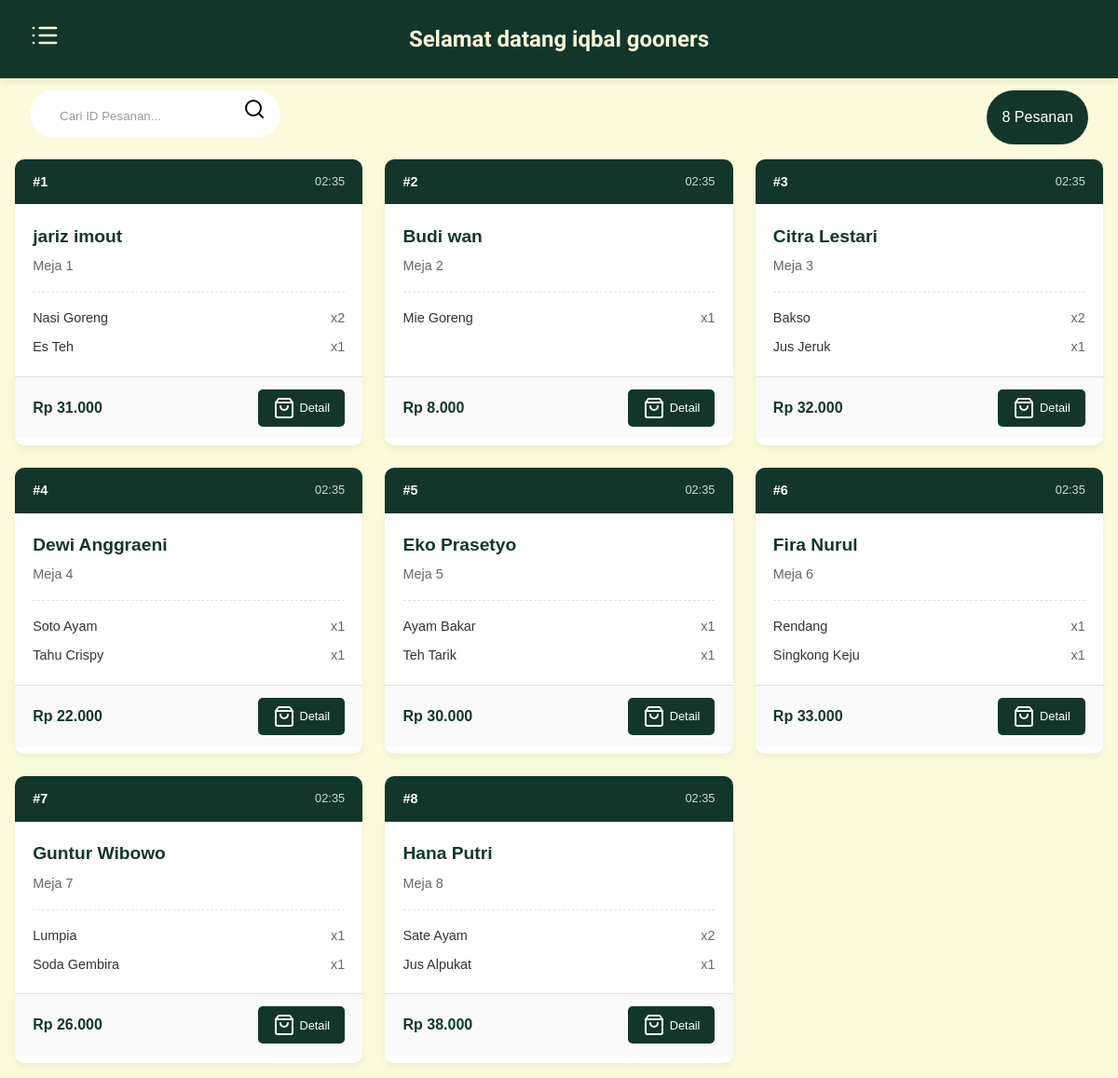
/kasir.php (signed in), run on the app's committed database.
### tables this page shows
CREATE TABLE IF NOT EXISTS pesanan (
  id_pesanan INT AUTO_INCREMENT PRIMARY KEY,
  id_pelanggan INT NOT NULL,
  waktu_pesan TIMESTAMP DEFAULT CURRENT_TIMESTAMP,
  total_harga INT NOT NULL,
  pembayaran ENUM('Cash', 'Qris', 'Transfer') NOT NULL,
  FOREIGN KEY (id_pelanggan) REFERENCES pelanggan(id_pelanggan) ON DELETE CASCADE
);

CREATE TABLE IF NOT EXISTS pelanggan (
  id_pelanggan INT AUTO_INCREMENT PRIMARY KEY,
  nama VARCHAR(100) NOT NULL,
  no_meja INT NOT NULL
);

CREATE TABLE IF NOT EXISTS detail_pesanan (
  id INT AUTO_INCREMENT PRIMARY KEY,
  pesanan_id INT NOT NULL,
  menu_id INT NOT NULL,
  jumlah INT NOT NULL,
  FOREIGN KEY (pesanan_id) REFERENCES pesanan(id_pesanan) ON DELETE CASCADE,
  FOREIGN KEY (menu_id) REFERENCES menu(id_menu) ON DELETE CASCADE
);

CREATE TABLE IF NOT EXISTS menu (
  id_menu INT AUTO_INCREMENT PRIMARY KEY,
  nama VARCHAR(100) NOT NULL,
  kategori ENUM('makanan', 'minuman', 'snack') NOT NULL,
  harga INT NOT NULL,
  gambar VARCHAR(255)
);

### getPesanan.php (called while the page is built, shortened)
<?php
function getPesananAktif() {
    global $koneksi;
    $query = "
        SELECT
            p.id_pesanan,
            p.waktu_pesan,
            p.total_harga,
            p.pembayaran,
            pl.nama AS nama_pelanggan,
            pl.no_meja
        FROM pesanan p
        JOIN pelanggan pl ON p.id_pelanggan = pl.id_pelanggan
        LEFT JOIN history_pesanan hp ON p.id_pesanan = hp.pesanan_id
        WHERE hp.pesanan_id IS NULL
        ORDER BY p.waktu_pesan DESC
    ";
    $result = $koneksi->query($query);
    $pesanan_list = [];
    while ($row = $result->fetch_assoc()) {
        $id_pesanan = $row['id_pesanan'];
        $detail_query = "
            SELECT
                m.nama AS nama_menu,
                dp.jumlah,
                m.gambar,
                m.harga
            FROM detail_pesanan dp
            JOIN menu m ON dp.menu_id = m.id_menu
            WHERE dp.pesanan_id = $id_pesanan
        ";
        $detail_result = $koneksi->query($detail_query);
        $items = [];
        while ($detail = $detail_result->fetch_assoc()) {
            $items[] = [
                'nama_menu' => $detail['nama_menu'],
                'jumlah' => $detail['jumlah'],
                'gambar' => $detail['gambar'],
                'harga' => $detail['harga']
            ];
        }
        $pesanan_list[] = [
            'id' => $row['id_pesanan'],
            'waktu_pesan' => $row['waktu_pesan'],
            'total_harga' => $row['total_harga'],
            'pembayaran' => $row['pembayaran'],
            'nama_pelanggan' => $row['nama_pelanggan'],
            'no_meja' => $row['no_meja'],
            'items' => $items
        ];
    }
    return $pesanan_list;
}
?>

### kasir.php (the view, shortened to what this page needs)
<?php
require 'config.php';
require 'getPesanan.php';
$nama_kasir = $_SESSION['nama_kasir'] ?? $_SESSION['username'];
$pesanan = getPesananAktif();
?>
<!DOCTYPE html>
<html lang="en">
<head>
  <link rel="stylesheet" href="https://cdn.jsdelivr.net/npm/bootstrap-icons@1.11.1/font/bootstrap-icons.css">
  <link rel="stylesheet" href="css/styleKasir.css" />
</head>
<body>
  <nav class="navbar">
    <div class="navbar-menu">
      <a href="#" id="menu"><i data-feather="list"></i></a>
    </div>
    <div class="navbar-user" id="navbar-user">
      <h6>Selamat datang <?php echo htmlspecialchars($nama_kasir); ?></h6>
    </div>
  </nav>
  <main class="main-menu">
    <section class="list-pesanan" id="list-pesanan">
      <div class="pesanan-header">
        <div class="search-box">
          <form action="" method="get">
            <input type="text" id="search-input" placeholder="Cari ID Pesanan..." name="search">
            <button type="submit"><i data-feather="search"></i></button>
          </form>
        </div>
        <div class="pesanan-count">
          <span><?php echo count($pesanan); ?> Pesanan</span>
        </div>
      </div>
      <div class="pesanan-container">
        <?php if (empty($pesanan)): ?>
          <div class="empty-state">
            <i data-feather="inbox" class="empty-icon"></i>
            <p>Tidak ada pesanan aktif saat ini</p>
          </div>
        <?php else: ?>
          <?php foreach ($pesanan as $order): ?>
            <div class="pesanan-card">
              <div class="card-header">
                <span class="order-id">#<?php echo $order['id']; ?></span>
                <span class="order-time"><?php echo date('H:i', strtotime($order['waktu_pesan'])); ?></span>
              </div>
              <div class="card-body">
                <div class="customer-info">
                  <h3><?php echo htmlspecialchars($order['nama_pelanggan']); ?></h3>
                  <p>Meja <?php echo $order['no_meja']; ?></p>
                </div>
                <div class="order-summary">
                  <?php foreach ($order['items'] as $item): ?>
                    <div class="order-item" data-image="<?php echo htmlspecialchars($item['gambar']); ?>"
                      data-price="<?php echo intval($item['harga']); ?>">
                      <span class="item-name"><?php echo htmlspecialchars($item['nama_menu']); ?></span>
                      <span class="item-qty">x<?php echo $item['jumlah']; ?></span>
                    </div>
                  <?php endforeach; ?>
                </div>
              </div>
              <div class="card-footer">
                <span class="total-price">Rp <?php echo number_format($order['total_harga'], 0, ',', '.'); ?></span>
                <button class="btn-rincian" data-order-id="<?php echo $order['id']; ?>">
                  <i data-feather="shopping-bag"></i> Detail
                </button>
              </div>
            </div>
          <?php endforeach; ?>
        <?php endif; ?>
      </div>
    </section>
  </main>
</body>
</html>

### css/styleKasir.css (style rules this page uses)
:root { --primary: #12372a; --secondary: #436850; --accent: #adbc9f; --bg: #fbfada; --card-bg: #ffffff; --text: #333333; --text-light: #666666; --border: #e0e0e0; --success: #28a745; --danger: #dc3545; --warning: #ffc107; }
* { margin: 0; padding: 0; box-sizing: border-box; outline: none; border: none; text-decoration: none; }
body { min-height: 100dvh; display: flex; flex-direction: column; font-family: "Poppins", sans-serif; background-color: var(--bg); color: var(--text); line-height: 1.6; }
.navbar { display: flex; align-items: center; padding: 1.4rem 2%; position: relative; background-color: var(--primary); top: 0; left: 0; right: 0; z-index: 10000; box-shadow: 0 2px 10px rgba(0, 0, 0, 0.1); transition: top 0.3s; }
.navbar-menu { display: flex; }
#menu .feather { height: 2rem; width: 2rem; }
.navbar-menu .feather { margin: 0 0.5rem; color: var(--bg); }
.navbar-user { position: absolute; left: 50%; transform: translateX(-50%); text-align: center; white-space: nowrap; }
.navbar-user h6 { font-family: "Lexend Zetta", sans-serif; color: var(--bg); font-size: 1.5rem; }
.pesanan-header { display: flex; justify-content: space-between; margin: 0.8rem 2rem 1rem 2rem; }
.search-box form { background-color: rgb(255, 255, 255); border-radius: 30px; padding: 0.5rem 1rem; transition: all 0.3s; }
.search-box button { background-color: rgb(255, 255, 255); }
.search-box svg { width: 100%; }
.search-box input { background-color: #ffffff; color: var(--primary); padding: 0.5rem 1rem; border-radius: 8px; }
.search-box input::placeholder { color: #999; }
.pesanan-count { background-color: var(--primary); color: white; padding: 1rem; border-radius: 30px; }
.pesanan-container { display: grid; grid-template-columns: repeat(auto-fill, minmax(300px, 1fr)); align-self: center; gap: 1.5rem; margin: 1rem; }
.pesanan-card { height: 100%; background-color: var(--card-bg); border-radius: 10px; box-shadow: 0 4px 6px rgba(0, 0, 0, 0.05); overflow: hidden; transition: transform 0.3s, box-shadow 0.3s; }
.card-header { display: flex; justify-content: space-between; align-items: center; padding: 0.8rem 1.2rem; background-color: var(--primary); color: white; }
.order-id { font-weight: 600; font-size: 0.9rem; }
.order-time { font-size: 0.8rem; opacity: 0.8; }
.card-body { padding: 1.2rem; height: 60%; }
.customer-info h3 { font-size: 1.2rem; margin-bottom: 0.3rem; color: var(--primary); }
.customer-info p { font-size: 0.9rem; color: var(--text-light); }
.order-summary { margin-top: 1rem; border-top: 1px dashed var(--border); padding-top: 1rem; }
.order-item { display: flex; justify-content: space-between; margin-bottom: 0.5rem; font-size: 0.9rem; }
.item-name { color: var(--text); }
.item-qty { color: var(--text-light); }
.card-footer { display: flex; justify-content: space-between; align-items: center; padding: 0.8rem 1.2rem; border-top: 1px solid var(--border); background-color: rgba(0, 0, 0, 0.02); }
.total-price { font-weight: 600; color: var(--primary); }
.btn-rincian { background-color: var(--primary); color: white; padding: 0.5rem 1rem; border-radius: 5px; font-size: 0.8rem; cursor: pointer; display: flex; align-items: center; gap: 0.3rem; transition: background-color 0.3s; }

### data on the page
pesanan: id "1", waktu_pesan "02:35", id_pelanggan.nama "jariz imout", id_pelanggan.no_meja "1", total_harga "31.000"
detail_pesanan: menu.nama "Nasi Goreng", jumlah "2"
detail_pesanan: menu.nama "Es Teh", jumlah "1"
pesanan: id "2", waktu_pesan "02:35", id_pelanggan.nama "Budi wan", id_pelanggan.no_meja "2", total_harga "8.000"
detail_pesanan: menu.nama "Mie Goreng", jumlah "1"
pesanan: id "3", waktu_pesan "02:35", id_pelanggan.nama "Citra Lestari", id_pelanggan.no_meja "3", total_harga "32.000"
detail_pesanan: menu.nama "Bakso", jumlah "2"
detail_pesanan: menu.nama "Jus Jeruk", jumlah "1"
pesanan: id "4", waktu_pesan "02:35", id_pelanggan.nama "Dewi Anggraeni", id_pelanggan.no_meja "4", total_harga "22.000"
detail_pesanan: menu.nama "Soto Ayam", jumlah "1"
detail_pesanan: menu.nama "Tahu Crispy", jumlah "1"
pesanan: id "5", waktu_pesan "02:35", id_pelanggan.nama "Eko Prasetyo", id_pelanggan.no_meja "5", total_harga "30.000"
detail_pesanan: menu.nama "Ayam Bakar", jumlah "1"
detail_pesanan: menu.nama "Teh Tarik", jumlah "1"
pesanan: id "6", waktu_pesan "02:35", id_pelanggan.nama "Fira Nurul", id_pelanggan.no_meja "6", total_harga "33.000"
detail_pesanan: menu.nama "Rendang", jumlah "1"
detail_pesanan: menu.nama "Singkong Keju", jumlah "1"
pesanan: id "7", waktu_pesan "02:35", id_pelanggan.nama "Guntur Wibowo", id_pelanggan.no_meja "7", total_harga "26.000"
detail_pesanan: menu.nama "Lumpia", jumlah "1"
detail_pesanan: menu.nama "Soda Gembira", jumlah "1"
pesanan: id "8", waktu_pesan "02:35", id_pelanggan.nama "Hana Putri", id_pelanggan.no_meja "8", total_harga "38.000"
detail_pesanan: menu.nama "Sate Ayam", jumlah "2"
detail_pesanan: menu.nama "Jus Alpukat", jumlah "1"

### other printed values
$nama_kasir "iqbal gooners"
count($pesanan) "8"
